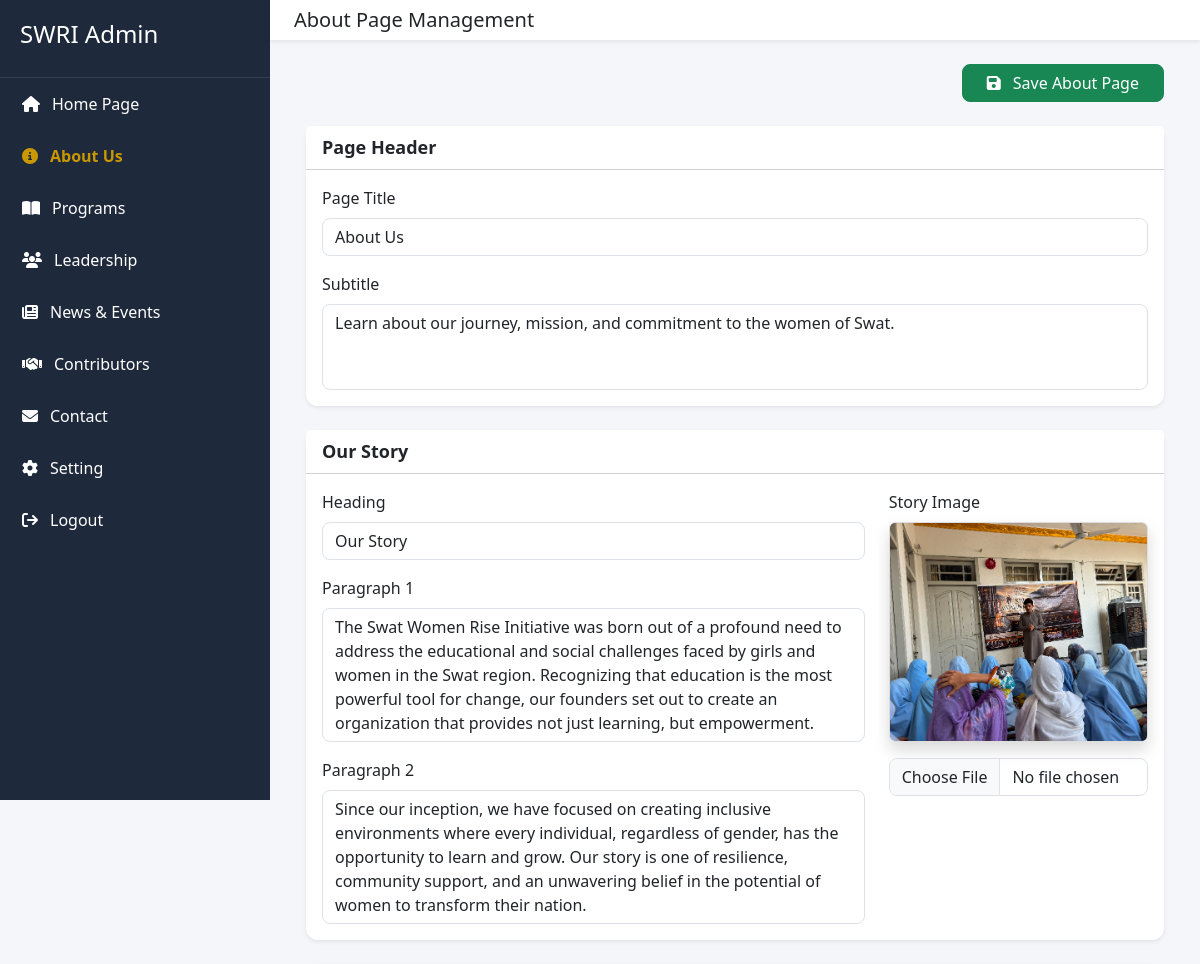
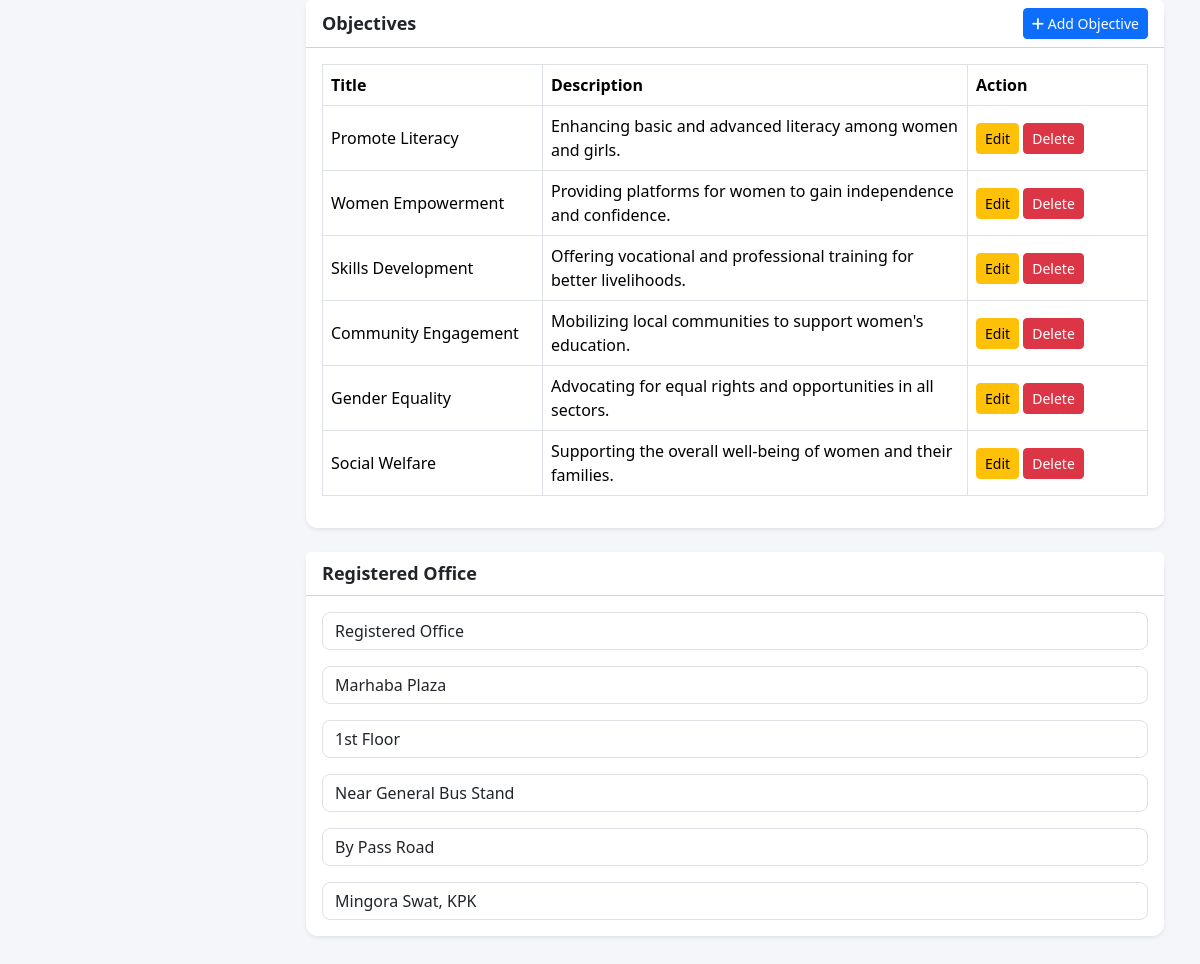
Page /admin/about.php (signed in) on the committed database (2 pictures, top to bottom).
### tables this page shows
CREATE TABLE `about_page` (
  `id` int(11) NOT NULL,
  `page_title` varchar(255) NOT NULL,
  `page_subtitle` text DEFAULT NULL,
  `story_heading` varchar(255) DEFAULT NULL,
  `story_paragraph1` text DEFAULT NULL,
  `story_paragraph2` text DEFAULT NULL,
  `story_image` varchar(255) DEFAULT NULL,
  `office_heading` varchar(255) DEFAULT NULL,
  `office_name` varchar(255) DEFAULT NULL,
  `office_floor` varchar(100) DEFAULT NULL,
  `office_nearby_location` varchar(255) DEFAULT NULL,
  `office_road` varchar(255) DEFAULT NULL,
  `office_city` varchar(100) DEFAULT NULL,
  `created_at` timestamp NOT NULL DEFAULT current_timestamp(),
  `updated_at` timestamp NOT NULL DEFAULT current_timestamp() ON UPDATE current_timestamp()
);

CREATE TABLE `about_objectives` (
  `id` int(11) NOT NULL,
  `about_id` int(11) NOT NULL,
  `title` varchar(255) NOT NULL,
  `description` text NOT NULL,
  `created_at` timestamp NOT NULL DEFAULT current_timestamp()
);

### include/core.php (called while the page is built, shortened)
<?php
class core
{
    private $db;
    public function __construct($conn)
    {
        $this->db = $conn;
    }
public function aboutpage()
{
    try{
        $sql = "SELECT * FROM about_page LIMIT 1";
        $statement = $this->db->prepare($sql);
        $statement->execute();
        return $statement->fetch(PDO::FETCH_ASSOC);
    }catch(\Throwable $th){
        throw $th;
    }
}
public function aboutpageTb($tbl)
{
    try{
        $allowedTables = [
            "about_objectives"
        ];
        $sql = "SELECT * FROM `$tbl`";
        $statement = $this->db->prepare($sql);
        $statement->execute();
        return $statement->fetchAll(PDO::FETCH_ASSOC);
    }catch(\Throwable $th){
        throw $th;
    }
}
}
?>

### admin/about.php (the view, shortened to what this page needs)
<?php
require 'header.php';
$admin = new core($conn);
$getAboutPage = $admin->aboutpage();
$getObjectives = $admin->aboutpageTb('about_objectives');
?>
    <nav class="navbar bg-white shadow-sm px-3">
        <h5 class="ms-2 mb-0">About Page Management</h5>
    </nav>
    <div class="p-4">
        <div class="container-fluid">
            <div class="d-flex mb-4">
                <button class="btn btn-success ms-auto px-4" id="saveAboutPage">
                    <i class="fas fa-save me-2"></i>
                    Save About Page
                </button>
            </div>
            <div class="card shadow-sm mb-4">
                <div class="card-header">
                    Page Header
                </div>
                <div class="card-body">
                    <label class="form-label">Page Title</label>
                    <input
                        type="text"
                        class="form-control mb-3"
                        id="page_title"
                        value="<?php echo htmlspecialchars($getAboutPage['page_title']); ?>">
                    <label class="form-label">Subtitle</label>
                    <textarea class="form-control" rows="3" id="page_subtitle"><?php echo htmlspecialchars($getAboutPage['page_subtitle']); ?></textarea>
                </div>
            </div>
            <div class="card shadow-sm mb-4">
                <div class="card-header">
                    Our Story
                </div>
                <div class="card-body">
                    <div class="row">
                        <div class="col-lg-8">
                            <label class="form-label">Heading</label>
                            <input
                                type="text"
                                class="form-control mb-3"
                                id="story_heading"
                                value="<?php echo htmlspecialchars($getAboutPage['story_heading']); ?>">
                            <label class="form-label">Paragraph 1</label>
                            <textarea class="form-control mb-3" rows="5" id="story_paragraph1"><?php echo htmlspecialchars($getAboutPage['story_paragraph1']); ?></textarea>
                            <label class="form-label">Paragraph 2</label>
                            <textarea class="form-control" rows="5" id="story_paragraph2"><?php echo htmlspecialchars($getAboutPage['story_paragraph2']); ?></textarea>
                        </div>
                        <div class="col-lg-4">
                            <label class="form-label">Story Image</label>
                            <img src="../assets/img/<?php echo htmlspecialchars($getAboutPage['story_image']); ?>"
                                class="img-fluid rounded shadow mb-3"
                                id="storyPreview">
                            <input
                                type="file"
                                class="form-control"
                                id="storyImage">
                        </div>
                    </div>
                </div>
            </div>
            <div class="card shadow-sm mb-4">
                <div class="card-header d-flex justify-content-between align-items-center">
                    <span>Objectives</span>
                    <button class="btn btn-primary btn-sm" id="addObjective">
                        <i class="fas fa-plus"></i>
                        Add Objective
                    </button>
                </div>
                <div class="card-body">
                    <table class="table table-bordered align-middle">
                        <thead>
                            <tr>
                                <th width="220">Title</th>
                                <th>Description</th>
                                <th width="180">Action</th>
                            </tr>
                        </thead>
                        <tbody id="objectiveTable">
                            <?php foreach($getObjectives as $objective): ?>
                                <tr data-id="<?php echo $objective['id']; ?>">
                                    <td>
                                        <?php echo htmlspecialchars($objective['title']); ?>
                                    </td>
                                    <td>
                                        <?php echo htmlspecialchars($objective['description']); ?>
                                    </td>
                                    <td>
                                        <button class="btn btn-warning btn-sm editObjective">
                                            Edit
                                        </button>
                                        <button class="btn btn-danger btn-sm deleteObjective">
                                            Delete
                                        </button>
                                    </td>
                                </tr>
                        <?php endforeach; ?>
                        </tbody>
                    </table>
                </div>
            </div>
            <div class="card shadow-sm mb-4">
                <div class="card-header">
                    Registered Office
                </div>
                <div class="card-body">
                    <input
                        class="form-control mb-3"
                        id="office_heading"
                        value="<?php echo htmlspecialchars($getAboutPage['office_heading']); ?>">
                    <input
                        class="form-control mb-3"
                        id="office_name"
                        value="<?php echo htmlspecialchars($getAboutPage['office_name']); ?>">
                    <input
                        class="form-control mb-3"
                        id="office_floor"
                        value="<?php echo htmlspecialchars($getAboutPage['office_floor']); ?>">
                    <input
                        class="form-control mb-3"
                        id="office_nearby_location"
                        value="<?php echo htmlspecialchars($getAboutPage['office_nearby_location']); ?>">
                    <input
                        class="form-control mb-3"
                        id="office_road"
                        value="<?php echo htmlspecialchars($getAboutPage['office_road']); ?>">
                    <input
                        class="form-control"
                        id="office_city"
                        value="<?php echo htmlspecialchars($getAboutPage['office_city']); ?>">
                </div>
            </div>
        </div>
    </div>
</div>
</div>
</body>
</html>

### admin/assets/css/style.css (style rules this page uses)
body { margin:0; background:#f5f6fa; overflow-x:hidden; }

### admin/about.php (style rules this page uses)
body { background:#f4f6f9; font-family:Segoe UI,sans-serif; }
.card { border:none; border-radius:12px; }
.card-header { background:#fff; font-weight:600; font-size:18px; }
.form-control { border-radius:8px; }
textarea { resize:none; }
#storyPreview { width:100%; height:220px; object-fit:cover; border:1px solid #ddd; }
.btn-success { border-radius:8px; }
.table td, .table th { vertical-align:middle; }

### rows in the picture
about_page: page_title "About Us", page_subtitle "Learn about our journey, mission, and commitment to the women of Swat.", story_heading "Our Story", story_paragraph1 "The Swat Women Rise Initiative was born out of a profound need to address the educational and social challenges faced by girls and women in the Swat region. Recognizing that education is the most powerful tool for change, our founders set out to create an organization that provides not just learning, but empowerment.", story_paragraph2 "Since our inception, we have focused on creating inclusive environments where every individual, regardless of gender, has the opportunity to learn and grow. Our story is one of resilience, community support, and an unwavering belief in the potential of women to transform their nation.", story_image (picture), office_heading "Registered Office", office_name "Marhaba Plaza", office_floor "1st Floor", office_nearby_location "Near General Bus Stand", office_road "By Pass Road", office_city "Mingora Swat, KPK"
about_objectives: title "Promote Literacy", description "Enhancing basic and advanced literacy among women and girls."
about_objectives: title "Women Empowerment", description "Providing platforms for women to gain independence and confidence."
about_objectives: title "Skills Development", description "Offering vocational and professional training for better livelihoods."
about_objectives: title "Community Engagement", description "Mobilizing local communities to support women's education."
about_objectives: title "Gender Equality", description "Advocating for equal rights and opportunities in all sectors."
about_objectives: title "Social Welfare", description "Supporting the overall well-being of women and their families."
